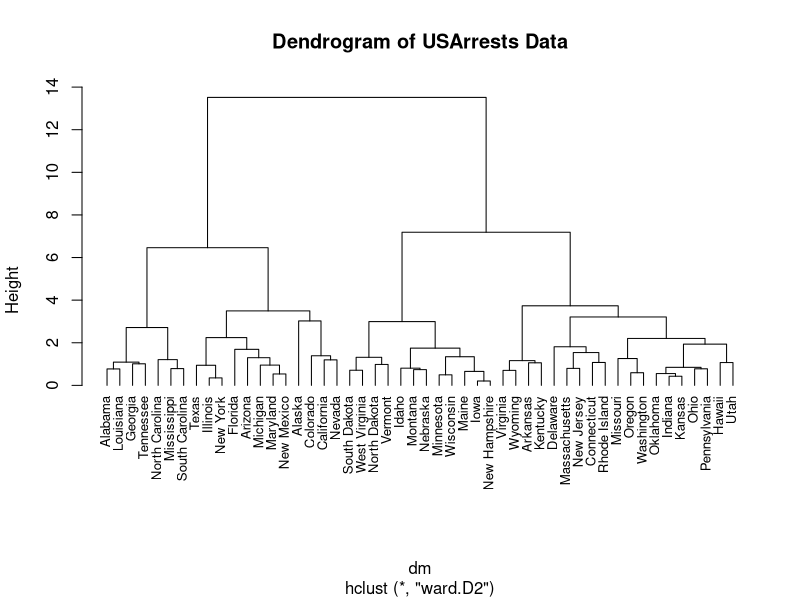
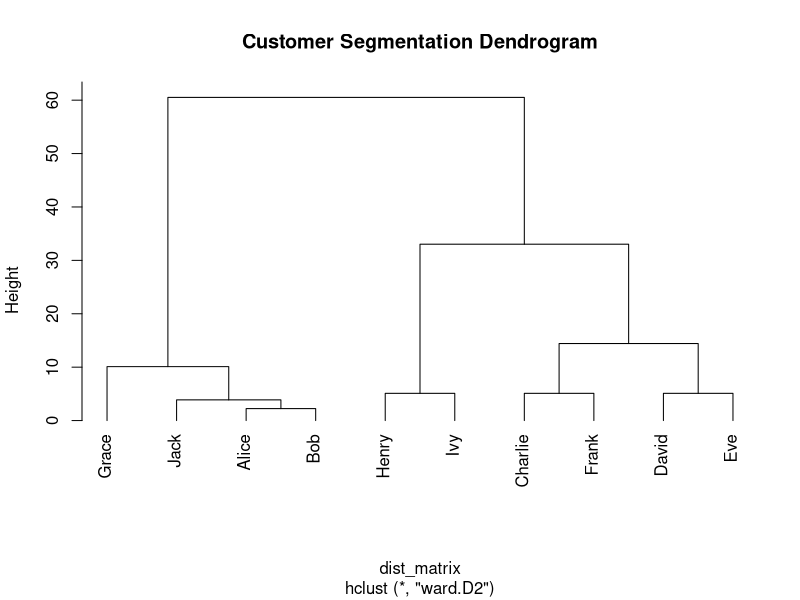

The R source for these figures, in order:
# Code for Hierarchical Cluster Analysis (HCA) With hclust()

# Step 1. Load the dataset

## Load
data(USArrests)

## Preview
head(USArrests)


# -------------------------------------------------


# Step 2. Normalise the data

## Perform z-score standardisation
USArrests_scaled <- scale(USArrests)

## Check the results

### Mean
round(colMeans(USArrests_scaled), 2)

### SD
apply(USArrests_scaled, 2, sd)


# -------------------------------------------------


# Step 3. HCA

## Create a distance matrix
dm <- dist(USArrests_scaled)

## HCA
hc <- hclust(dm,
             method = "ward.D2")


# -------------------------------------------------


# Step 4. Check the results

## Print HCA
print(hc)

## Plot a dendrogram
plot(hc,
     hang = -1,
     cex = 0.8,
     main = "Dendrogram of USArrests Data")


# -------------------------------------------------


# Dendrogram example

## Load necessary library
set.seed(123)  # Ensure reproducibility

## Step 1: Create a simple dataset (fake customer data)
customers <- data.frame(
  Name = c("Alice", "Bob", "Charlie", "David", "Eve", "Frank", "Grace", "Henry", "Ivy", "Jack"),
  Spending = c(2, 3, 5, 8, 7, 6, 4, 9, 10, 1),
  Transactions = c(10, 12, 25, 40, 35, 30, 18, 50, 55, 8)
)

## Step 2: Compute the Euclidean distance matrix
dist_matrix <- dist(customers[, c("Spending", "Transactions")], # only use numerical columns
                    method = "euclidean")

## set names for distance matrix
attr(dist_matrix, "Labels") <- customers$Name

# Step 3: Perform hierarchical clustering using Ward's method
hc_ex <- hclust(dist_matrix,
                method = "ward.D2")

## Step 4: Plot the dendrogram
plot(hc_ex,
     hang = -1,
     cex = 1,
     main = "Customer Segmentation Dendrogram")